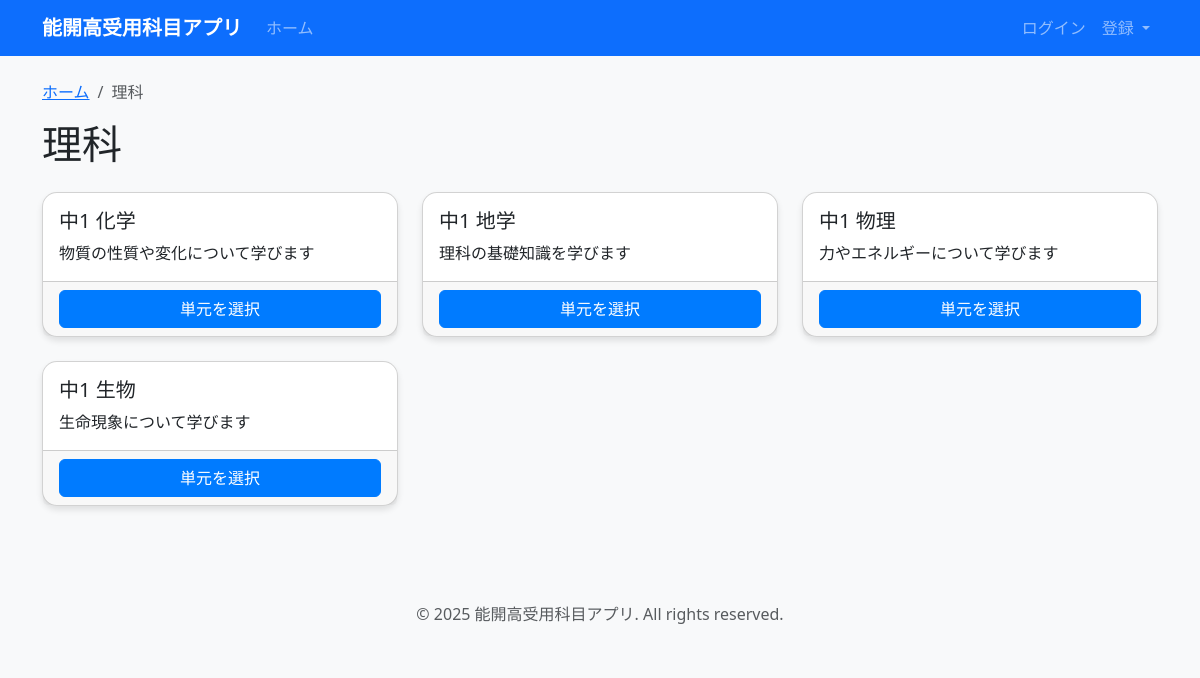
/quiz/subject/3/, run on the app's committed database.
### quiz_app/models.py (models this page shows, shortened)
class Subject(models.Model):
    class Code(models.TextChoices):
        SCIENCE = 'science', '理科'
        SOCIAL = 'social', '社会'
    code = models.CharField(
        max_length=10,
        choices=Code.choices,
        unique=True,
        verbose_name='教科コード'
    )
    label_ja = models.CharField(max_length=20, verbose_name='教科名')
    class Meta:
        verbose_name = '教科'
        verbose_name_plural = '教科'

class Unit(models.Model):
    subject = models.ForeignKey(
        Subject,
        on_delete=models.CASCADE,
        related_name='units',
        verbose_name='教科'
    )
    grade_year = models.CharField(max_length=10, verbose_name='学年')
    category = models.CharField(max_length=50, verbose_name='カテゴリ')
    unit_key = models.CharField(
        max_length=100,
        unique=True,
        verbose_name='単元キー'
    )
    class Meta:
        verbose_name = '単元'
        verbose_name_plural = '単元'
        unique_together = ['subject', 'grade_year', 'category']

### quiz_app/views.py (the view)
# urls.py: path('subject/<int:pk>/', views.SubjectView.as_view(), name='subject'),
class SubjectView(DetailView):
    model = Subject
    template_name = 'quiz_app/subject.html'
    context_object_name = 'subject'
    def get_context_data(self, **kwargs):
        context = super().get_context_data(**kwargs)
        context['units'] = self.object.units.all().order_by('grade_year', 'category')
        return context

### templates/quiz_app/subject.html (shortened to what this page needs)
{% extends 'base.html' %}
{% block content %}
<div class="row">
    <div class="col-12">
        <nav aria-label="breadcrumb">
            <ol class="breadcrumb">
                <li class="breadcrumb-item"><a href="{% url 'quiz_app:home' %}">ホーム</a></li>
                <li class="breadcrumb-item active">{{ subject.label_ja }}</li>
            </ol>
        </nav>
        <h1 class="mb-4">{{ subject.label_ja }}</h1>
    </div>
</div>
<div class="row">
    {% for unit in units %}
    <div class="col-md-6 col-lg-4 mb-4">
        <div class="card h-100">
            <div class="card-body">
                <h5 class="card-title">{{ unit.grade_year }} {{ unit.category }}</h5>
                <p class="card-text">
                    {% if subject.code == 'science' %}
                        {% if '化学' in unit.category %}
                            物質の性質や変化について学びます
                        {% elif '物理' in unit.category %}
                            力やエネルギーについて学びます
                        {% elif '生物' in unit.category %}
                            生命現象について学びます
                        {% else %}
                            理科の基礎知識を学びます
                        {% endif %}
                    {% endif %}
                </p>
            </div>
            <div class="card-footer">
                <div class="d-grid gap-2">
                    <a href="{% url 'quiz_app:unit' unit.id %}" class="btn btn-primary">
                        単元を選択
                    </a>
                </div>
            </div>
        </div>
    </div>
    {% empty %}
    <div class="col-12">
        <div class="alert alert-info">
            <p class="mb-0">この教科にはまだ単元が登録されていません。</p>
        </div>
    </div>
    {% endfor %}
</div>
{% endblock %}

### static/css/style.css (style rules this page uses)
body { background-color: #f8f9fa; }
.card { border-radius: 15px; box-shadow: 0 4px 6px rgba(0, 0, 0, 0.1); }
.btn-primary { background-color: #007bff; border-color: #007bff; }

### data on the page
Subject: label_ja "理科"
Unit: grade_year "中1", category "化学", shows "物質の性質や変化について学びます"
Unit: grade_year "中1", category "地学", shows "理科の基礎知識を学びます"
Unit: grade_year "中1", category "物理", shows "力やエネルギーについて学びます"
Unit: grade_year "中1", category "生物", shows "生命現象について学びます"
